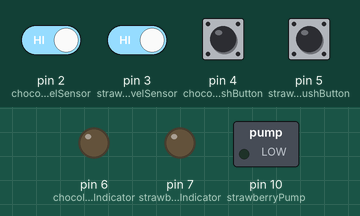
Bench run of a sketch on a simulated Arduino Uno, built with avr-gcc and run on an emulated ATmega328P. Parts: switched loads named in the sketch (green lamp = pin HIGH), output pins drawn as LEDs (lit = HIGH). The inputs (shaded band) are chosen by the test bench; at power-on: pin 2 (chocolatteLevelSensor), pin 3 (strawberryLevelSensor), pin 4 (chocolattePushButton), pin 5 (strawberryPushButton) HIGH. Pins used as bus, display or sensor lines are not drawn.

Above: at 1.2 s.
1.3 s: pin 2 (chocolatteLevelSensor) driven LOW
At 2.1 s:
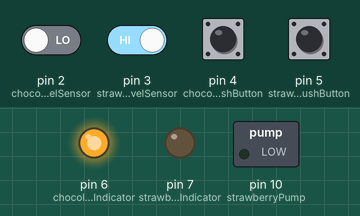
2.8 s: pin 3 (strawberryLevelSensor) driven LOW
At 3.2 s:
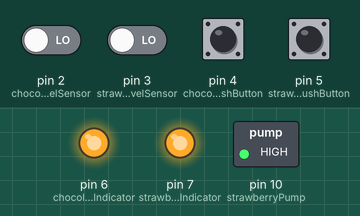
4.3 s: pin 2 (chocolatteLevelSensor) driven HIGH
At 5.5 s:
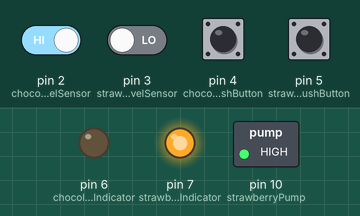
5.8 s: pin 3 (strawberryLevelSensor) driven HIGH
At 6.7 s:
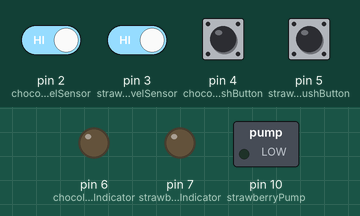
7.3 s: pin 5 (strawberryPushButton) pulled LOW for 0.15 s
At 7.37 s:
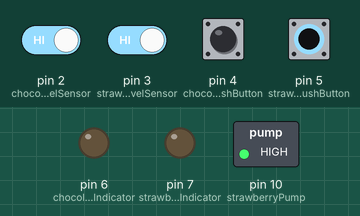
8.9 s: pin 2 (chocolatteLevelSensor) driven LOW and pin 5 (strawberryPushButton) driven LOW
At 10.3 s:
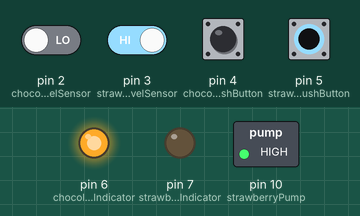
Timing chart, 0 to 11.4 s (numbered marks = the images above; inputs shaded):
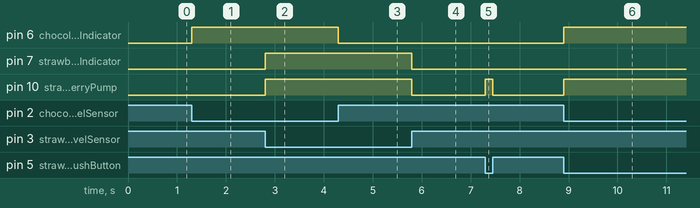

The sketch:

iceCreamMachine.ino
```cpp
#define chocolatteLevelSensor 2
#define strawberryLevelSensor 3
#define chocolattePushButton 4
#define strawberryPushButton 5
#define chocolatteLightIndicator 6
#define strawberryLightIndicator 7
#define chocolattePump 8
#define strawberryPump 10

bool chocolatteContainer;
bool chocolatteButtonReleaser;
bool strawberryContainer;
bool strawberryButtonReleaser;

void setup() {
  pinMode(chocolatteLevelSensor, INPUT_PULLUP);
  pinMode(strawberryLevelSensor, INPUT_PULLUP);
  pinMode(chocolattePushButton, INPUT_PULLUP);
  pinMode(strawberryPushButton, INPUT_PULLUP);
  pinMode(chocolatteLightIndicator, OUTPUT);
  pinMode(strawberryLightIndicator, OUTPUT);
  pinMode(chocolattePump, OUTPUT);
  pinMode(strawberryPump, OUTPUT);
}

void loop() {
  chocolatteContainer = digitalRead(chocolatteLevelSensor);
  chocolatteButtonReleaser = digitalRead(chocolattePushButton);
  strawberryContainer = digitalRead(strawberryLevelSensor);
  strawberryButtonReleaser = digitalRead(strawberryPushButton);


  if (chocolatteContainer == HIGH) {
    if (chocolatteButtonReleaser == HIGH) {
      digitalWrite(chocolattePump, LOW);
    }
    else {
      digitalWrite(chocolattePump, HIGH);
    }
    digitalWrite(chocolatteLightIndicator, LOW);
  }
  else {
    digitalWrite(chocolatteLightIndicator, HIGH);
    digitalWrite(chocolattePump, HIGH);
  }


  if (strawberryContainer == HIGH) {
    if (strawberryButtonReleaser == HIGH) {
      digitalWrite(strawberryPump, LOW);
    }
    else {
      digitalWrite(strawberryPump, HIGH);
    }
    digitalWrite(strawberryLightIndicator, LOW);
  }
  else {
    digitalWrite(strawberryLightIndicator, HIGH);
    digitalWrite(strawberryPump, HIGH);
  }
}
```

Measured:
- after the input at 1.3 s, pin 6 (chocolatteLightIndicator): LOW → HIGH at once
- after the input at 2.8 s, pin 7 (strawberryLightIndicator), pin 10 (strawberryPump): LOW → HIGH at once
- after the input at 4.3 s, pin 6 (chocolatteLightIndicator): HIGH → LOW at once
- after the input at 5.8 s, pin 7 (strawberryLightIndicator), pin 10 (strawberryPump): HIGH → LOW at once
- after the input at 7.3 s, pin 10 (strawberryPump): LOW → HIGH at once, → LOW 0.15 s later
- after the input at 8.9 s, pin 6 (chocolatteLightIndicator), pin 10 (strawberryPump): LOW → HIGH at once
